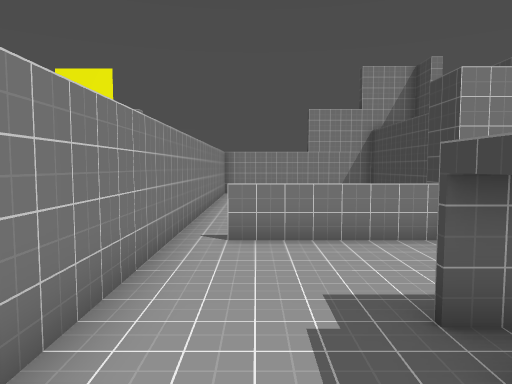
View 1 (above)

13 first-person views from a walk through a Godot game level. The camera is 1.3 m above the floor, tilts 4° down and sees 70° across. The floor is counted in squares, 1 m on a side. Each view is taken from the middle of a square. On the plan, view 1 faces up. The plan holds only what a view shows up to about 15 squares ahead; the rest is blank. The place goes on beyond the plan. Characters and animated objects are left out.

View 2
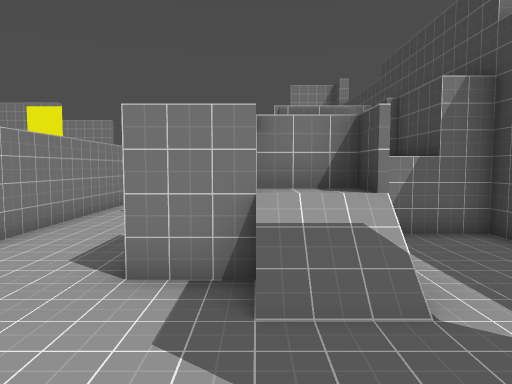

View 3
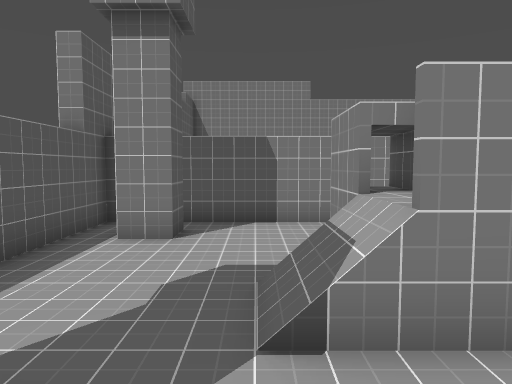

View 4
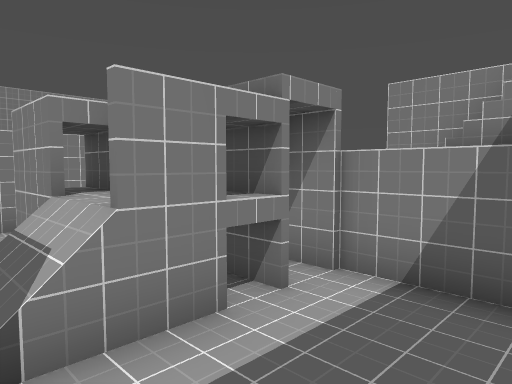

View 5
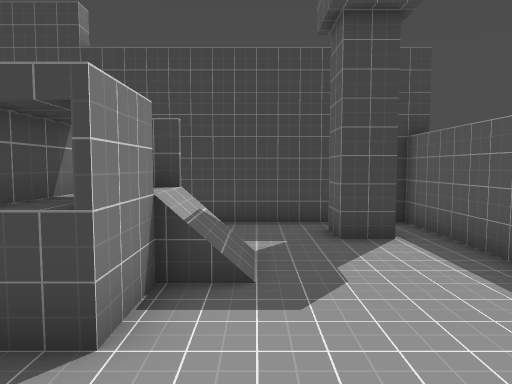

View 6
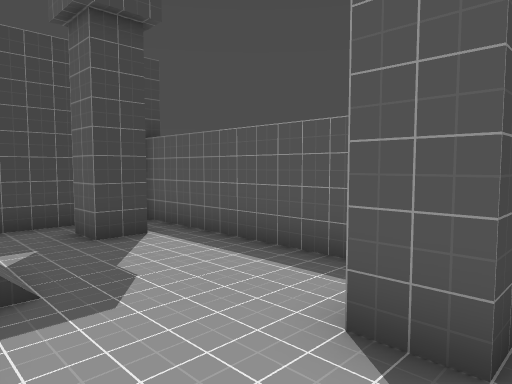

View 7
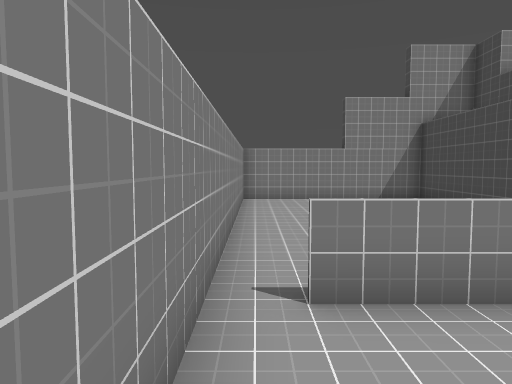

View 8
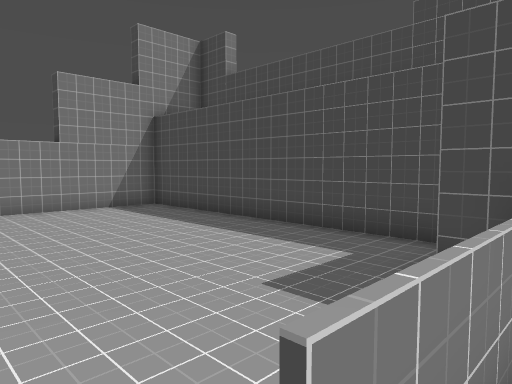

View 9
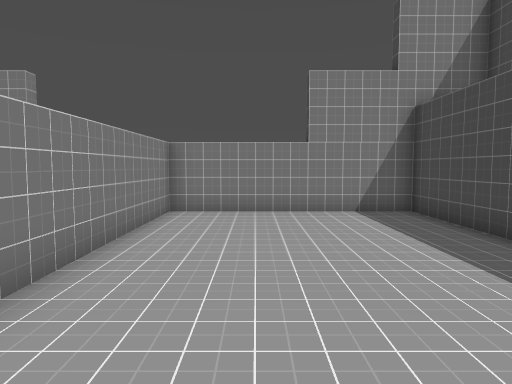

View 10
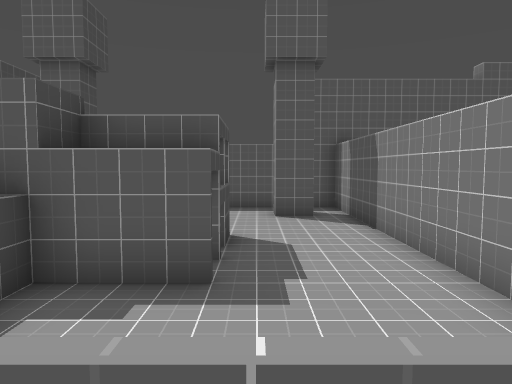

View 11
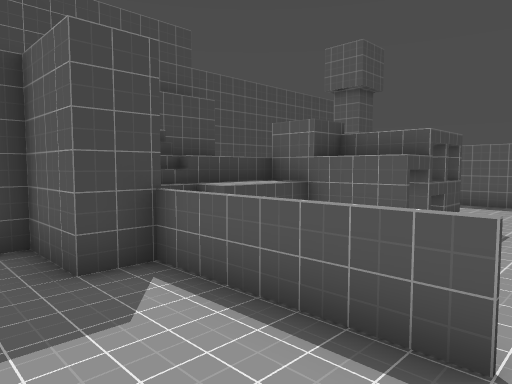

View 12
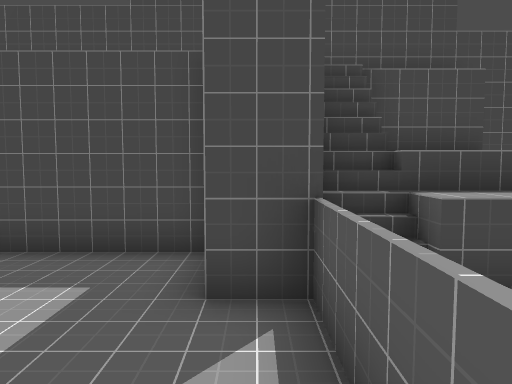

View 13
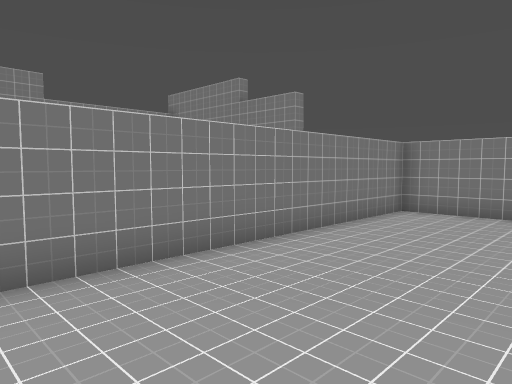

### Floor plan
Points are (right, up) in squares from view 1. A wall is a line through its corners. A room is listed if a view was taken in it or the views show most of it. See-through windows are left out.
Room 1 (views 1, 2, 3, 4, 5, 6, 7)
walls: (3, 0.8) (3, 0.1) (1.5, 0.1) (1.5, 3) (4.5, 3); (4.4, 1) (1.5, 1); (1.4, 1.1) (1.9, 1.1); (4.6, 1.9) (3.5, 1.9); (1.4, 2) (3.5, 2) (3.5, 3); (4.5, 2.1) (4.5, 0); (5.5, -3.6) (5.5, -2.5) (6.5, -2.5); (2.1, 2.9) (1.5, 2.9); (-0.5, -3) (-0.5, -2.5) (0.5, -2.5) (0.5, -3.5); (6.5, 5.2) (5, 5.2); (-1.5, 5.5) (-1.5, -4.5) (7.5, -4.5) (7.5, 11); (6.2, 6.4) (-0.5, 6.4)
low walls: (4.4, 0.1) (4.4, 1); (5.7, 5.1) (5.7, 6)
ways out: opening at (-1, 6) to room 2; gap at (2, 1); gap at (4, 2); gap at (5.5, 3)
Room 2 (views 8, 9, 10, 11, 12, 13)
walls: (7, 17.5) (-1.5, 17.5) (-1.5, 5.5)
low walls: (-0.6, 6.4) (3.4, 6.4)
ways out: opening at (-1, 6) to room 1

Where each view was taken, in squares from view 1:
view 1: 0 up, 0 right, facing up
view 2: 4 down, 3 right, facing up
view 3: 1 down, 7 right, facing left
view 4: 1 down, 7 right, facing up-left
view 5: 1 down, 1 left, facing right
view 6: 0 up, 1 left, facing down-right
view 7: 3 up, 1 left, facing up
view 8: 6 up, 1 left, facing up-right
view 9: 7 up, 1 right, facing up
view 10: 7 up, 1 right, facing down
view 11: 9 up, 1 left, facing down-right
view 12: 7 up, 0 right, facing right
view 13: 7 up, 3 right, facing up-left
